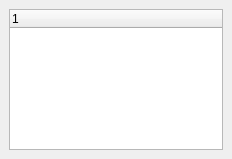
<?xml version="1.0" encoding="UTF-8"?>
<ui version="4.0">
 <class>QlrBrowserDockWidgetBase</class>
 <widget class="QDockWidget" name="QlrBrowserDockWidgetBase">
  <property name="geometry">
   <rect>
    <x>0</x>
    <y>0</y>
    <width>232</width>
    <height>159</height>
   </rect>
  </property>
  <property name="windowTitle">
   <string>Qlr Browser</string>
  </property>
  <widget class="QWidget" name="dockWidgetContents">
   <layout class="QVBoxLayout" name="verticalLayout">
    <item>
     <widget class="QTreeWidget" name="treeWidget">
      <column>
       <property name="text">
        <string notr="true">1</string>
       </property>
      </column>
     </widget>
    </item>
   </layout>
  </widget>
 </widget>
 <resources/>
 <connections/>
</ui>
